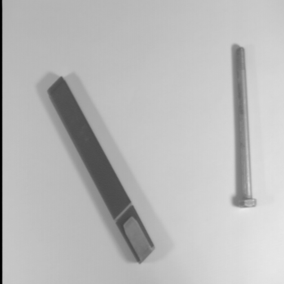
#> input picture aula-08-operacoes-logicas/scene1.gif, 284 x 284 px, shrunk from 512 x 512 before the run, found by its file name
$ jupyter execute --allow-errors 'Operações Lógicas.ipynb'
#> lines starting #> are read from the running program, lines starting #| are printed output that depends on the picture; after the words box and inside, x2 and y2 are one past the last pixel; in counts of white or black regions, pixels touching at a corner belong together
# Operações lógicas

Escolha algumas imagens e realize algumas das operações desta aula nelas.

Operação NOT

[cell 1]
import matplotlib.pyplot as plt
import numpy as np
from PIL import Image

scene1 = np.array(Image.open("scene1.gif"))
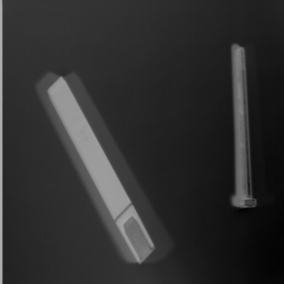
#> scene1: shape (284, 284); min 0, max 174, mean 46.7
scene2 = np.array(Image.open("scene2.gif"))
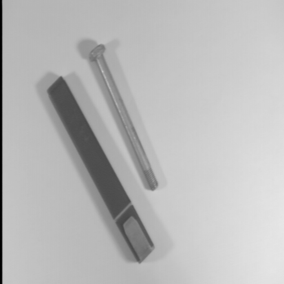
#> input picture aula-08-operacoes-logicas/scene2.gif, 284 x 284 px, shrunk from 512 x 512 before the run, found by its file name
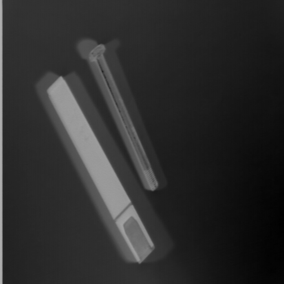
#> scene2: shape (284, 284); min 0, max 174, mean 44.8

# Mais uma forma de aplicar threshold:
def threshold(img, thresh):
#> called with thresh = 63
    out = img.copy()
    out[img >  thresh] = 255
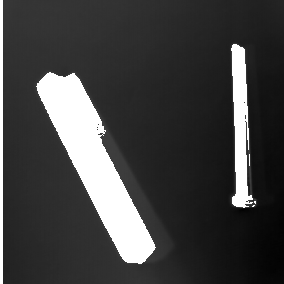
#> out: shape (284, 284); 13.39% of pixels changed, all inside (x1, y1, x2, y2) = (0, 0, 256, 284)
    out[img <= thresh] = 0
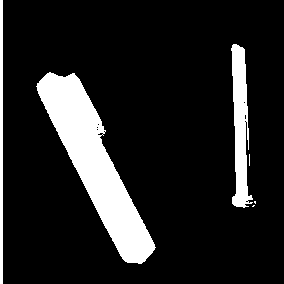
#> out: shape (284, 284); 13.4% white; 6 white regions (3 under 20 px), largest, box (x1, y1, x2, y2) and area: (36, 72, 156, 264) 7811, (231, 44, 253, 208) 2114, (0, 0, 3, 284) 852
    return out

bin1 = threshold(scene1, 63)
bin2 = threshold(scene2, 63)
#> call 2 of threshold, with thresh = 63
#> in threshold (call 2), `out[img >  thresh] = 255`:
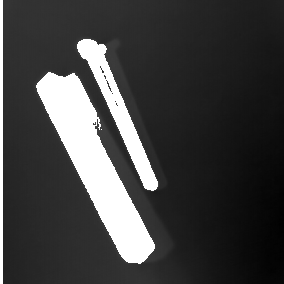
#> out: shape (284, 284); 13.84% of pixels changed, all inside (x1, y1, x2, y2) = (0, 0, 158, 284)
#> in threshold (call 2), `out[img <= thresh] = 0`:
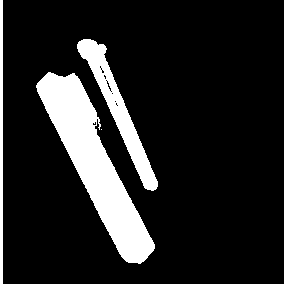
#> out: shape (284, 284); 13.8% white; 4 white regions (1 under 20 px), largest, box (x1, y1, x2, y2) and area: (36, 72, 155, 264) 7614, (77, 39, 158, 191) 2693, (0, 0, 3, 284) 852

def logica_not(bin1,bin2):

    bin1_not = np.bitwise_not(bin1) #bitwise- bit a bit
    bin2_not = np.invert(bin2)

    return bin1_not,bin2_not

bin1_not, bin2_not = logica_not(bin1,bin2)
plt.figure(figsize=(16, 16))
plt.subplot(2, 2, 1)
plt.imshow(bin1, cmap='gray')
plt.subplot(2, 2, 2)
plt.imshow(bin2, cmap='gray')
plt.subplot(2, 2, 3)
plt.imshow(bin1_not, cmap='gray')
plt.subplot(2, 2, 4)
plt.imshow(bin2_not, cmap='gray')

Operação AND

[cell 2]
import matplotlib.pyplot as plt
import numpy as np
from PIL import Image

scene1 = np.array(Image.open("scene1.gif"))
scene2 = np.array(Image.open("scene2.gif"))

# Mais uma forma de aplicar threshold:
def threshold(img, thresh):
    out = img.copy()
    out[img >  thresh] = 255
    out[img <= thresh] = 0
    return out

bin1 = threshold(scene1, 63)
bin2 = threshold(scene2, 63)


def logica_and(bin1,bin2):
    #0 - preto, 1 - branco, realiza a operação lógica
    bin_and = np.bitwise_and(bin1, bin2)
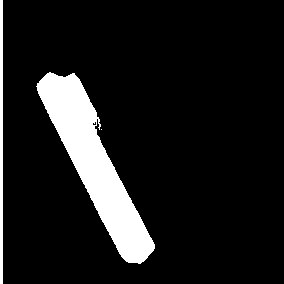
#> bin_and: shape (284, 284); 10.5% white; 3 white regions (1 under 20 px), largest, box (x1, y1, x2, y2) and area: (36, 72, 155, 264) 7607, (0, 0, 3, 284) 852
    return bin_and


bin_and = logica_and(bin1,bin2)
plt.figure(figsize=(16, 16))
plt.subplot(2, 2, 1)
plt.imshow(bin1, cmap='gray')
plt.subplot(2, 2, 2)
plt.imshow(bin2, cmap='gray')
plt.subplot(2, 2, 3)
plt.imshow(bin_and, cmap='gray')

2- Implemente a máscara

[cell 3]
import matplotlib.pyplot as plt
import numpy as np
from PIL import Image

scene1 = np.array(Image.open("building.jpg"))[:, :, :3]
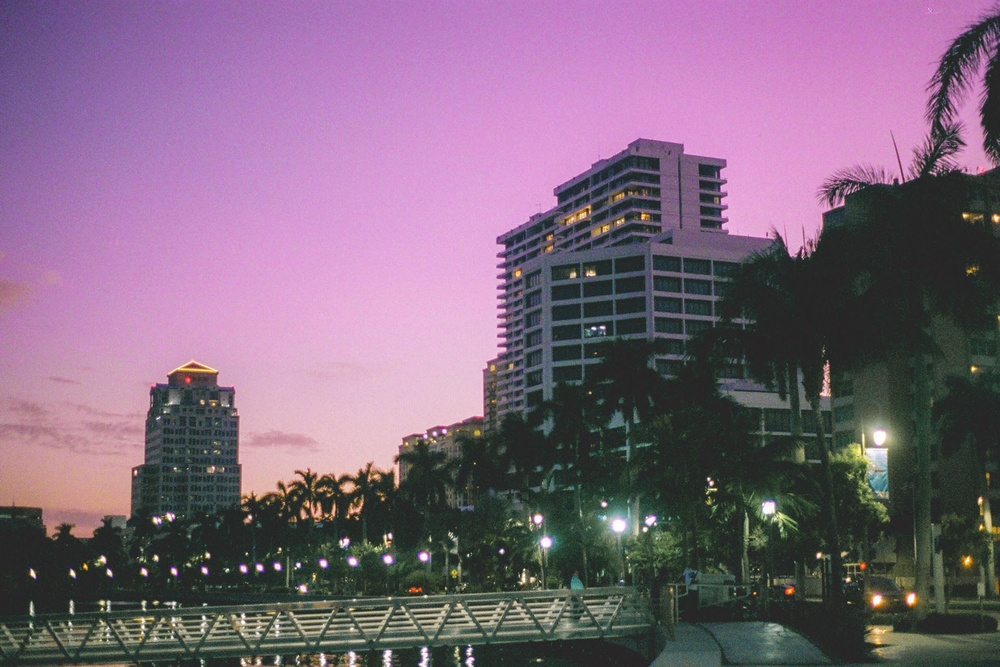
#> input picture aula-08-operacoes-logicas/building.jpg, 1000 x 667 px, shrunk from 1800 x 1200 before the run, found by its file name
#> scene1 is the input picture: shape (667, 1000, 3); mean R, G, B 126.6, 102.7, 124.5

#> (the rest of this cell did not finish here and is left out)
